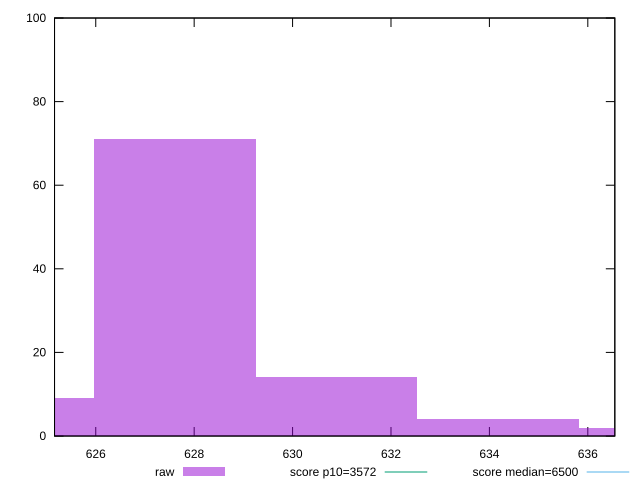

gnuplot code for this plot:
reset

$raw <<EOF
637.4642175994259 2
624.3206254839738 9
627.6065235128368 71
630.8924215416998 14
634.1783195705628 4
EOF

set key outside below
set boxwidth 3.28589802886302
set xrange [625.16225:636.54885]
set yrange [0:100]
set trange [0:100]
set style fill transparent solid 0.5 noborder

set parametric
set terminal svg size 640, 490 enhanced background rgb 'white'
set output "reprap/first-cpu-idle/samples/empty/raw/histogram.svg"

plot $raw title "raw" with boxes, \
     3572,t title "score p10=3572", \
     6500,t title "score median=6500"

reset
